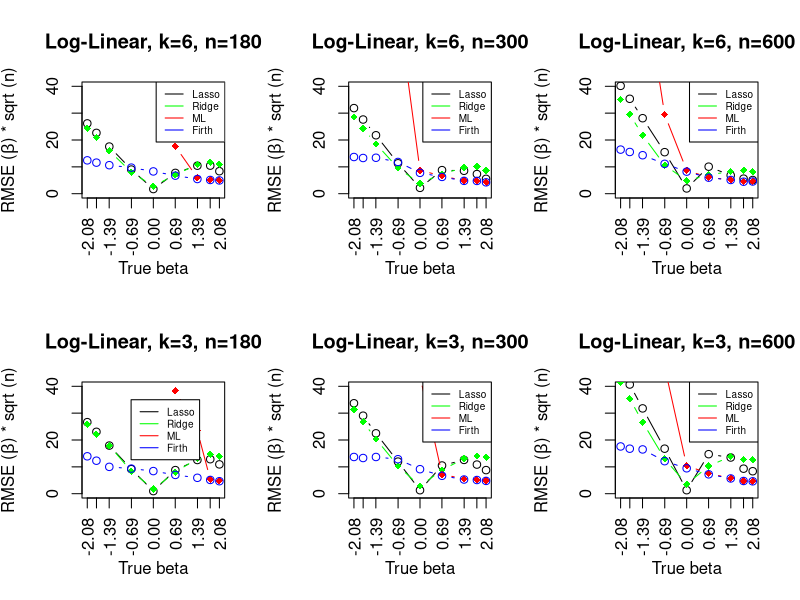
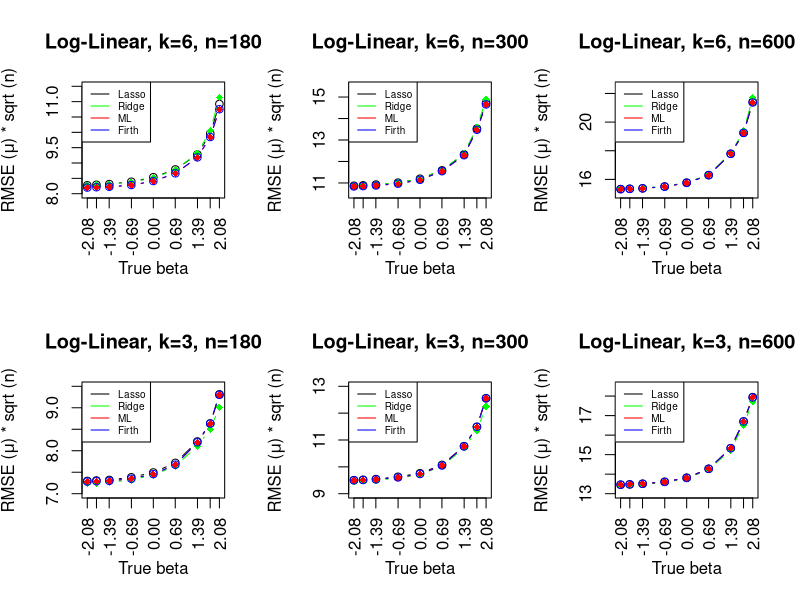
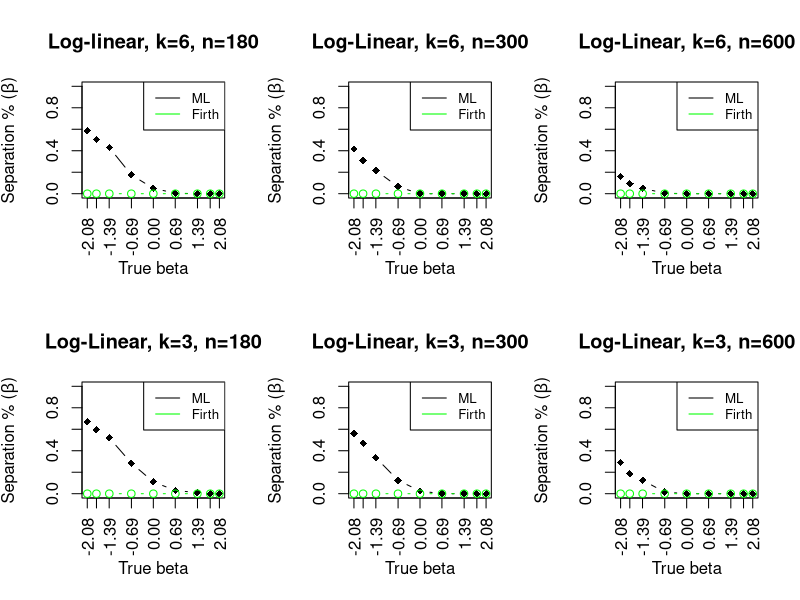
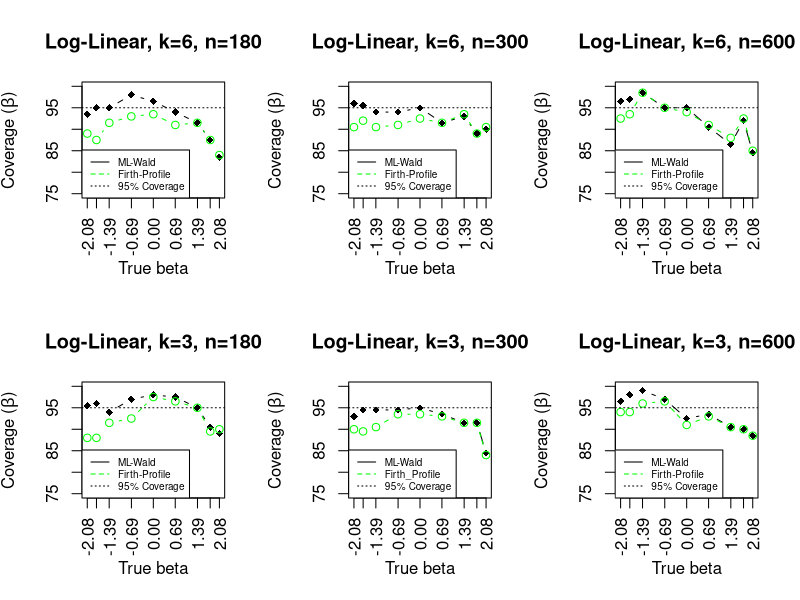

Generate these figures, in order, with R:
## 6 covariates 

## RMSE of beta 

par(mfrow=c(2,3)) ## adjust display format 
op <- par(cex = 1)  



x<-c(-log(8),-log(6),-log(4),-log(2),0,log(2),log(4),log(6),log(8))

## n=180
lasso.180<-c(1.951521,1.688144,1.308786,0.6700999,0.1291079,0.5775901,0.7772036,0.7792473,0.6247081)
lasso.180<-lasso.180*sqrt(180)

ridge.180<-c(1.818753,1.558985,1.190942,0.598318,0.2098724,0.5248908,0.8113468,0.8777425,0.816463)
ridge.180<-ridge.180*sqrt(180)

ml.180<-c(10.94889,10.37132,9.805062,6.520302,3.651975,1.315265,0.4392661,0.3906754,0.3748616)
ml.180<-ml.180*sqrt(180)

firth.180<-c(0.9260858,0.862477,0.7914552,0.7234598,0.6185161,0.5013887,0.4079031,0.3814964,0.3680849)

firth.180<-firth.180*sqrt(180)



plot(x, lasso.180,xaxt = 'n',
     type = "b",
     ylab = expression(paste("RMSE (", beta, ") * sqrt (n)")), xlab = "True beta",ylim=c(0,40),
     main="Log-Linear, k=6, n=180")
axis(side = 1, at = round(x,2),labels = T, las=2)

lines(x,ridge.180, type="b", col="green",pch=18)
lines(x,ml.180, type="b", col="red",pch=18)
lines(x,firth.180, type="b", col="blue")



legend("topright", legend=c("Lasso", "Ridge","ML","Firth"),
       col=c("black", "green","red","blue"), lty=1, cex=0.6)


## n=300

lasso.300<-c(1.840597,1.59505,1.256677,0.6542296,0.1258523,0.5067989,0.4927103,0.4226177,0.3196468)
lasso.300<-lasso.300*sqrt(300)

ridge.300<-c(1.652267,1.40442,1.071028,0.5515193,0.2188498,0.4260091,0.5599841,0.5872857,0.5001401)
ridge.300<-ridge.300*sqrt(300)

ml.300<-c(9.355085,8.234705,7.04526,4.051569,0.5027828,0.3816401,0.280859,0.2785617,0.2472425)
ml.300<-ml.300*sqrt(300)


firth.300<-c(0.7891212,0.7677962,0.773164,0.6825324,0.4484726,0.3611451,0.2764824,0.2747708,0.2447382)

firth.300<-firth.300*sqrt(300)




plot(x, lasso.300,xaxt = 'n',
     type = "b",
     ylab = expression(paste("RMSE (", beta, ") * sqrt (n)")), xlab = "True beta",ylim=c(0,40),
     main="Log-Linear, k=6, n=300")
axis(side = 1, at = round(x,2),labels = T, las=2)

lines(x,ridge.300, type="b", col="green",pch=18)
lines(x,ml.300, type="b", col="red",pch=18)
lines(x,firth.300, type="b", col="blue")

legend("topright", legend=c("Lasso", "Ridge","ML","Firth"),
       col=c("black", "green","red","blue"), lty=1, cex=0.6)



## n=300
lasso.600<-c(1.639666,1.442931,1.147951,0.6314358,0.08026556,0.4108446,0.2787678,0.2287978,0.20841)
lasso.600<-lasso.600*sqrt(600)


ridge.600<-c(1.430515,1.205621,0.8889029,0.4347767,0.1967256,0.2858243,0.3374195,0.3558793,0.3309832)
ridge.600<-ridge.600*sqrt(600)

ml.600<-c(5.708305,4.493684,3.355053,1.204839,0.3545048,0.2478855,0.2105742,0.1837783,0.1867422)
ml.600<-ml.600*sqrt(600)


firth.600<-c(0.6703805,0.6343368,0.5850425,0.4541827,0.3355766,0.2437896,0.2088764,0.1823625,0.1857431)

firth.600<-firth.600*sqrt(600)



plot(x, lasso.600,xaxt = 'n',
     type = "b",
     ylab = expression(paste("RMSE (", beta, ") * sqrt (n)")), xlab = "True beta",ylim=c(0,40),
     main="Log-Linear, k=6, n=600")
axis(side = 1, at = round(x,2),labels = T, las=2)

lines(x,ridge.600, type="b", col="green",pch=18)
lines(x,ml.600, type="b", col="red",pch=18)
lines(x,firth.600, type="b", col="blue")

legend("topright", legend=c("Lasso", "Ridge","ML","Firth"),
       col=c("black", "green","red","blue"), lty=1, cex=0.6)




## 3 cov

## n=180

lasso.3.180<-c(1.98606,1.717983,1.336171,0.6816057,0.07216356,0.6552978,0.9354728,0.9576737,0.8140383)
lasso.3.180<-lasso.3.180*sqrt(180)

ridge.3.180<-c(1.927907,1.650442,1.336171,0.6218575,0.1296607,0.5995575,0.9756769,1.100987,1.039788)
ridge.3.180<-ridge.3.180*sqrt(180)

ml.3.180<-c(11.54456,11.08543,10.60345,8.150372,5.214474,2.855684,1.74537,0.4018163,0.360323)

ml.3.180<-ml.3.180*sqrt(180)

firth.3.180<-c(1.038052,0.9161264,0.7452166,0.6964287,0.6279525,0.5215047,0.4413911,0.3824285,0.3469679)

firth.3.180<-firth.3.180*sqrt(180)

plot(x, lasso.3.180,xaxt = 'n',
     type = "b",
     ylab = expression(paste("RMSE (", beta, ") * sqrt (n)")), xlab = "True beta",ylim=c(0,40),
     main="Log-Linear, k=3, n=180")
axis(side = 1, at = round(x,2),labels = T, las=2)

lines(x,ridge.3.180, type="b", col="green",pch=18)
lines(x,ml.3.180, type="b", col="red",pch=18)
lines(x,firth.3.180, type="b", col="blue")

legend(x=-0.7,y=35, legend=c("Lasso", "Ridge","ML","Firth"),
       col=c("black", "green","red","blue"), lty=1, cex=0.6)






## n=300

lasso.3.300<-c(1.94478,1.677406,1.298329,0.6900919,0.07503481,0.6064059,0.7267909,0.6263405,0.5074553)

lasso.3.300<-lasso.3.300*sqrt(300)

ridge.3.300<-c(1.812329,1.54632,1.176331,0.5967442,0.1627048,0.51084,0.7530357,0.8124947,0.7844622)
ridge.3.300<-ridge.3.300*sqrt(300)

ml.3.300<-c(10.63361,9.938893,8.644796,5.50937,2.524626,0.4177478,0.3176088,0.300336,0.2808343)
ml.3.300<-ml.3.300*sqrt(300)  

firth.3.300<-c(0.7897217,0.7673883,0.7895687,0.7415265,0.5270728,0.3850911,0.3052473,0.2945172,0.2754725)

firth.3.300<-firth.3.300*sqrt(300)

plot(x, lasso.3.300,xaxt = 'n',
     type = "b",
     ylab = expression(paste("RMSE (", beta, ") * sqrt (n)")), xlab = "True beta",ylim=c(0,40),
     main="Log-Linear, k=3, n=300")
axis(side = 1, at = round(x,2),labels = T, las=2)

lines(x,ridge.3.300, type="b", col="green",pch=18)
lines(x,ml.3.300, type="b", col="red",pch=18)
lines(x,firth.3.300, type="b", col="blue")

legend("topright", legend=c("Lasso", "Ridge","ML","Firth"),
       col=c("black", "green","red","blue"), lty=1, cex=0.6)



## n=600

lasso.3.600<-c(1.885783,1.659992,1.297151,0.6845391,0.05340675,0.6009676,0.5502975,0.3805167,0.3417115)

lasso.3.600<-lasso.3.600*sqrt(600)

ridge.3.600<-c(1.691383,1.443162,1.087376,0.5296213,0.1432006,0.4212436,0.5651538,0.5225532,0.5190805)
ridge.3.600<-ridge.3.600*sqrt(600)

ml.3.600<-c(7.607963,6.191601,5.229121,1.929038,0.4255186,0.3080084,0.2359469,0.1951264,0.1898434)
ml.3.600<-ml.3.600*sqrt(600)

firth.3.600<-c(0.7183853,0.684366,0.6731771,0.4945807,0.3864485,0.2948048,0.232039,0.1932599,0.1885388)

firth.3.600<-firth.3.600*sqrt(600)

plot(x, lasso.3.600,xaxt = 'n',
     type = "b",
     ylab = expression(paste("RMSE (", beta, ") * sqrt (n)")), xlab = "True beta",ylim=c(0,40),
     main="Log-Linear, k=3, n=600")
axis(side = 1, at = round(x,2),labels = T, las=2)

lines(x,ridge.3.600, type="b", col="green",pch=18)
lines(x,ml.3.600, type="b", col="red",pch=18)
lines(x,firth.3.600, type="b", col="blue")

legend("topright", legend=c("Lasso", "Ridge","ML","Firth"),
       col=c("black", "green","red","blue"), lty=1, cex=0.6)





## prediction 

par(mfrow=c(2,3))
op <- par(cex = 1)  

## k=6, n=180

lasso.pred.180<-c(0.6167655,0.6180108,0.6197322,0.6253342,0.6364042,0.6552919,0.6915597,0.7421625,0.8141259)
lasso.pred.180<-lasso.pred.180*sqrt(180)

ridge.pred.180<-c(0.6165037,0.6174653,0.6190255,0.624207,0.6344532,0.654388,0.6943075,0.749159,0.8297187)

ridge.pred.180<-ridge.pred.180*sqrt(180)


ml.180.pred<-c(0.6105137,0.6113088,0.6125199,0.6166977,0.6264176,0.6453339,0.683846,0.7339486,0.8010129)

ml.180.pred<-ml.180.pred*sqrt(180)



firth.180.pred<-c(0.6112119,0.6119953,0.6131922,0.6173503,0.6270744,0.6458077,0.684537,0.7339578,0.8015367)

firth.180.pred<-firth.180.pred*sqrt(180)


plot(x, lasso.pred.180,xaxt = 'n',
     type = "b",
     ylab = expression(paste("RMSE (", mu, ") * sqrt (n)")), xlab = "True beta",ylim=c(8,11.5),
     main="Log-Linear, k=6, n=180")
axis(side = 1, at = round(x,2),labels = T, las=2)

lines(x,ridge.pred.180, type="b", col="green",pch=18)
lines(x,ml.180.pred, type="b", col="red",pch=18)
lines(x,firth.180.pred, type="b", col="blue")

legend("topleft", legend=c("Lasso", "Ridge","ML","Firth"),
       col=c("black", "green","red","blue"), lty=1, cex=0.6)




## n=300

lasso.pred.300<-c(0.6276931,0.6288101,0.630871,0.635966,0.6465364,0.6690924,0.7120395,0.7812715,0.8501484)
lasso.pred.300<-lasso.pred.300*sqrt(300)


ridge.300.pred<-c(0.6279504,0.6289258,0.6308899,0.6357701,0.6464081,0.6696472,0.7141291,0.7854641,0.8592142)
ridge.300.pred<-ridge.300.pred*sqrt(300)

ml.300.pred<-c(0.6254824,0.6263054,0.6280543,0.6328221,0.6432391,0.6664448,0.7094467,0.777982,0.8459875)
ml.300.pred<-ml.300.pred*sqrt(300)

firth.300.pred<-c(0.6257503,0.6265733,0.6283323,0.633094,0.6435211,0.6667279,0.7096567,0.7780466,0.8461794)

firth.300.pred<-firth.300.pred*sqrt(300)


plot(x, lasso.pred.300,xaxt = 'n',
     type = "b",
     ylab = expression(paste("RMSE (", mu, ") * sqrt (n)")), xlab = "True beta",ylim=c(10.5,15.5),
     main="Log-Linear, k=6, n=300")
axis(side = 1, at = round(x,2),labels = T, las=2)

lines(x,ridge.300.pred, type="b", col="green",pch=18)
lines(x,ml.300.pred, type="b", col="red",pch=18)
lines(x,firth.300.pred, type="b", col="blue")

legend("topleft", legend=c("Lasso", "Ridge","ML","Firth"),
       col=c("black", "green","red","blue"), lty=1, cex=0.6)



## n=600

lasso.pred.600<-c(0.6256692,0.6265166,0.6279266,0.6330774,0.6440701,0.6656779,0.7262896,0.7860189,0.8746135)
lasso.pred.600<-lasso.pred.600*sqrt(600)

ridge.600.pred<-c(0.62592,0.6267761,0.6281663,0.6331483,0.6439189,0.6660156,0.7282591,0.7912135,0.8859656)
ridge.600.pred<-ridge.600.pred*sqrt(600)

ml.600.pred<-c(0.6251527,0.6259881,0.6273379,0.632222,0.6430647,0.6649467,0.7260063,0.7857332,0.8723547)
ml.600.pred<-ml.600.pred*sqrt(600)

firth.600.pred<-c(0.6252237,0.6260574,0.6274077,0.6322883,0.643124,0.6650046,0.7260281,0.785756,0.8723685)

firth.600.pred<-firth.600.pred*sqrt(600)


plot(x, lasso.pred.600,xaxt = 'n',
     type = "b",
     ylab = expression(paste("RMSE (", mu, ") * sqrt (n)")), xlab = "True beta",ylim=c(15,22.5),
     main="Log-Linear, k=6, n=600")
axis(side = 1, at = round(x,2),labels = T, las=2)

lines(x,ridge.600.pred, type="b", col="green",pch=18)
lines(x,ml.600.pred, type="b", col="red",pch=18)
lines(x,firth.600.pred, type="b", col="blue")

legend("topleft", legend=c("Lasso", "Ridge","ML","Firth"),
       col=c("black", "green","red","blue"), lty=1, cex=0.6)


## 3 cov

## n=180 

lasso.3.180.pred<-c(0.5439532,0.5447126,0.5456482,0.5502619,0.5586602,0.5752378,0.6124174,0.6436472,0.6942317)
lasso.3.180.pred<-lasso.3.180.pred*sqrt(180)

ridge.3.180.pred<-c(0.5395017,0.5403556,0.5412608,0.5456192,0.5542744,0.5698122,0.6039592,0.6339982,0.6719321)
ridge.3.180.pred<-ridge.3.180.pred*sqrt(180)

ml.3.180.pred<-c(0.5424975,0.5431018,0.5437988,0.5474632,0.5555349,0.5718242,0.6107776,0.6429272,0.6929786)

ml.3.180.pred<-ml.3.180.pred*sqrt(180)

firth.3.180.pred<-c(0.542827,0.5434256,0.5440961,0.5477421,0.555802,0.5720601,0.6109335,0.6434584,0.6932382)

firth.3.180.pred<-firth.3.180.pred*sqrt(180)


plot(x, lasso.3.180.pred,xaxt = 'n',
     type = "b",
     ylab = expression(paste("RMSE (", mu, ") * sqrt (n)")), xlab = "True beta",ylim=c(7,9.5),
     main="Log-Linear, k=3, n=180")
axis(side = 1, at = round(x,2),labels = T, las=2)

lines(x,ridge.3.180.pred, type="b", col="green",pch=18)
lines(x,ml.3.180.pred, type="b", col="red",pch=18)
lines(x,firth.3.180.pred, type="b", col="blue")

legend("topleft", legend=c("Lasso", "Ridge","ML","Firth"),
       col=c("black", "green","red","blue"), lty=1, cex=0.6)




## n=300


lasso.3.300.pred<-c(0.5488095,0.5496099,0.5511314,0.5560729,0.5636432,0.5816168,0.6219746,0.6634612,0.724856)
lasso.3.300.pred<-lasso.3.300.pred*sqrt(300)

ridge.3.300.pred<-c(0.5461107,0.5469395,0.548444,0.5531773,0.5608797,0.578844,0.6178932,0.655098,0.7074968)
ridge.3.300.pred<-ridge.3.300.pred*sqrt(300)

ml.3.300.pred<-c(0.5483285,0.5489678,0.5502457,0.5544384,0.5618659,0.5801367,0.6212131,0.6632897,0.7247126)
ml.3.300.pred<-ml.3.300.pred*sqrt(300)

firth.3.300.pred<-c(0.5484496,0.5490901,0.5503751,0.5545798,0.5620078,0.5802509,0.6213297,0.6633732,0.7247565)

firth.3.300.pred<-firth.3.300.pred*sqrt(300)

plot(x, lasso.3.300.pred,xaxt = 'n',
     type = "b",
     ylab = expression(paste("RMSE (", mu, ") * sqrt (n)")), xlab = "True beta",ylim=c(9,13),
     main="Log-Linear, k=3, n=300")
axis(side = 1, at = round(x,2),labels = T, las=2)

lines(x,ridge.3.300.pred, type="b", col="green",pch=18)
lines(x,ml.3.300.pred, type="b", col="red",pch=18)
lines(x,firth.3.300.pred, type="b", col="blue")

legend("topleft", legend=c("Lasso", "Ridge","ML","Firth"),
       col=c("black", "green","red","blue"), lty=1, cex=0.6)




## n=600

lasso.3.600.pred<-c(0.5496023,0.5503662,0.5516439,0.5557748,0.5642962,0.5828889,0.6258584,0.6817309,0.7326397)
lasso.3.600.pred<-lasso.3.600.pred*sqrt(600)


ridge.3.600.pred<-c(0.5479561,0.5487726,0.5501178,0.5542606,0.5625228,0.5809841,0.6218456,0.6744877,0.7232791)
ridge.3.600.pred<-ridge.3.600.pred*sqrt(600)


ml.3.600.pred<-c(0.5493957,0.5501149,0.5512878,0.5552263,0.5635837,0.5826341,0.6257916,0.6816724,0.7320053)

ml.3.600.pred<-ml.3.600.pred*sqrt(600)

firth.3.600.pred<-c(0.5494307,0.5501505,0.5513237,0.5552595,0.563618,0.5826648,0.6258366,0.6816882,0.7320031)
firth.3.600.pred<-firth.3.600.pred*sqrt(600)

plot(x, lasso.3.600.pred,xaxt = 'n',
     type = "b",
     ylab = expression(paste("RMSE (", mu, ") * sqrt (n)")), xlab = "True beta",ylim=c(13,18.5),
     main="Log-Linear, k=3, n=600")
axis(side = 1, at = round(x,2),labels = T, las=2)

lines(x,ridge.3.600.pred, type="b", col="green",pch=18)
lines(x,ml.3.600.pred, type="b", col="red",pch=18)
lines(x,firth.3.600.pred, type="b", col="blue")

legend("topleft", legend=c("Lasso", "Ridge","ML","Firth"),
       col=c("black", "green","red","blue"), lty=1, cex=0.6)



## rep 200 separation


par(mfrow=c(2,3))
op <- par(cex = 1) 

## n=180
sep.180<-c(117,101,86,35,10,1,0,0,0)
sep.180<-sep.180/200

plot(x, sep.180,xaxt = 'n',
     type = "b", pch = 18,
     ylab = expression(paste("Separation % (", beta, ")")), xlab = "True beta", ylim = c(0,1),
     main="Log-linear, k=6, n=180")
axis(side = 1, at = round(x,2),labels = T, las=2)

sep.firth<-rep(0,9)
lines(x,sep.firth, type="b", col="green" )
legend("topright", legend=c("ML", "Firth"),
       col=c("black", "green"), lty=1, cex=0.8)

## n=300
sep.300<-c(83,62,43,13,0,0,0,0,0)
sep.300<-sep.300/200

plot(x, sep.300,xaxt = 'n',
     type = "b", pch = 18,
     ylab = expression(paste("Separation % (", beta, ")")), xlab = "True beta", ylim = c(0,1),
     main="Log-Linear, k=6, n=300")
axis(side = 1, at = round(x,2),labels = T, las=2)


lines(x,sep.firth, type="b", col="green" )
legend("topright", legend=c("ML", "Firth"),
       col=c("black", "green"), lty=1, cex=0.8)

## n=600
sep.600<-c(32,19,10,1,0,0,0,0,0)
sep.600<-sep.600/200

plot(x, sep.600,xaxt = 'n',
     type = "b", pch = 18,
     ylab = expression(paste("Separation % (", beta, ")")), xlab = "True beta", ylim = c(0,1),
     main="Log-Linear, k=6, n=600")
axis(side = 1, at = round(x,2),labels = T, las=2)


lines(x,sep.firth, type="b", col="green" )
legend("topright", legend=c("ML", "Firth"),
       col=c("black", "green"), lty=1, cex=0.8)


## 3 cov

## n=180

sep.3.180<-c(134,119,104,57,22,6,2,0,0)
sep.3.180<-sep.3.180/200

plot(x, sep.3.180,xaxt = 'n',
     type = "b", pch = 18,
     ylab = expression(paste("Separation % (", beta, ")")), xlab = "True beta", ylim = c(0,1),
     main="Log-Linear, k=3, n=180")
axis(side = 1, at = round(x,2),labels = T, las=2)


lines(x,sep.firth, type="b", col="green" )
legend("topright", legend=c("ML", "Firth"),
       col=c("black", "green"), lty=1, cex=0.8)


## n=300

sep.3.300<-c(112,94,67,25,5,0,0,0,0)
sep.3.300<-sep.3.300/200

plot(x, sep.3.300,xaxt = 'n',
     type = "b", pch = 18,
     ylab = expression(paste("Separation % (", beta, ")")), xlab = "True beta", ylim = c(0,1),
     main="Log-Linear, k=3, n=300")
axis(side = 1, at = round(x,2),labels = T, las=2)


lines(x,sep.firth, type="b", col="green" )
legend("topright", legend=c("ML", "Firth"),
       col=c("black", "green"), lty=1, cex=0.8)


## n=600

sep.3.600<-c(58,37,25,3,0,0,0,0,0)
sep.3.600<-sep.3.600/200


plot(x, sep.3.600,xaxt = 'n',
     type = "b", pch = 18,
     ylab = expression(paste("Separation % (", beta, ")")), xlab = "True beta", ylim = c(0,1),
     main="Log-Linear, k=3, n=600")
axis(side = 1, at = round(x,2),labels = T, las=2)


lines(x,sep.firth, type="b", col="green" )
legend("topright", legend=c("ML", "Firth"),
       col=c("black", "green"), lty=1, cex=0.8)




## Coverage 

par(mfrow=c(2,3))
op <- par(cex = 1) 

## n=180

cov.180<-c(0.935,0.95,0.95,0.98,0.965,0.94,0.915,0.875,0.835)
cov.180<-cov.180*100

plot(x, cov.180,xaxt = 'n',
     type = "b", pch = 18,
     ylab = expression(paste("Coverage (", beta, ")")), xlab = "True beta",ylim = c(75,100),
     main="Log-Linear, k=6, n=180")
axis(side = 1, at = round(x,2),labels = T, las=2)


cov.180.firth<-c(0.89,0.875,0.915,0.93,0.935,0.91,0.915,0.875,0.84)

cov.180.firth<-cov.180.firth*100

lines(x,cov.180.firth, type="b", col="green",lty=2)
abline(h = 95, lty=3)
legend("bottomleft", legend=c("ML-Wald", "Firth-Profile","95% Coverage"),
       col=c("black", "green"), lty=1:3, cex=0.6)


## n=300

cov.300<-c(0.96,0.955,0.94,0.94,0.95,0.915,0.93,0.89,0.9)
cov.300<-cov.300*100

plot(x, cov.300,xaxt = 'n',
     type = "b", pch = 18,
     ylab = expression(paste("Coverage (", beta, ")")), xlab = "True beta",ylim = c(75,100),
     main="Log-Linear, k=6, n=300")
axis(side = 1, at = round(x,2),labels = T, las=2)

cov.300.firth<-c(0.905,0.92,0.905,0.91,0.925,0.915,0.935,0.89,0.905)

cov.300.firth<-cov.300.firth*100


lines(x,cov.300.firth, type="b", col="green",lty=2)
abline(h = 95, lty=3)
legend("bottomleft", legend=c("ML-Wald", "Firth-Profile","95% Coverage"),
       col=c("black", "green"), lty=1:3, cex=0.6)



## n=600

cov.600<-c(0.965,0.97,0.985,0.95,0.95,0.905,0.865,0.92,0.845)

cov.600<-cov.600*100

plot(x, cov.600,xaxt = 'n',
     type = "b", pch = 18,
     ylab = expression(paste("Coverage (", beta, ")")), xlab = "True beta",ylim = c(75,100),
     main="Log-Linear, k=6, n=600")
axis(side = 1, at = round(x,2),labels = T, las=2)

cov.600.firth<-c(0.925,0.935,0.985,0.95,0.94,0.91,0.88,0.925,0.85)
cov.600.firth<-cov.600.firth*100

lines(x,cov.600.firth, type="b", col="green",lty=2)
abline(h = 95, lty=3)
legend("bottomleft", legend=c("ML-Wald", "Firth-Profile","95% Coverage"),
       col=c("black", "green"), lty=1:3, cex=0.6)



## 3 cov

## n=180

cov.3.180<-c(0.955,0.96,0.94,0.97,0.98,0.975,0.95,0.905,0.89)

cov.3.180<-cov.3.180*100


cov.3.firth.180<-c(0.88,0.88,0.915,0.925,0.975,0.965,0.95,0.895,0.9)

cov.3.firth.180<-cov.3.firth.180*100

plot(x, cov.3.180,xaxt = 'n',
     type = "b", pch = 18,
     ylab = expression(paste("Coverage (", beta, ")")), xlab = "True beta",ylim = c(75,100),
     main="Log-Linear, k=3, n=180")
axis(side = 1, at = round(x,2),labels = T, las=2)


lines(x,cov.3.firth.180, type="b", col="green",lty=2)
abline(h = 95, lty=3)
legend("bottomleft", legend=c("ML-Wald", "Firth-Profile","95% Coverage"),
       col=c("black", "green"), lty=1:3, cex=0.6)




## n=300

cov.3.300<-c(0.93,0.945,0.945,0.945,0.95,0.935,0.915,0.915,0.845)

cov.3.300<-cov.3.300*100

cov.3.firth.300<-c(0.9,0.895,0.905,0.935,0.935,0.93,0.915,0.915,0.84)

cov.3.firth.300<-cov.3.firth.300*100


plot(x, cov.3.300,xaxt = 'n',
     type = "b", pch = 18,
     ylab = expression(paste("Coverage (", beta, ")")), xlab = "True beta",ylim = c(75,100),
     main="Log-Linear, k=3, n=300")
axis(side = 1, at = round(x,2),labels = T, las=2)



lines(x,cov.3.firth.300, type="b", col="green",lty=2)
abline(h = 95, lty=3)
legend("bottomleft", legend=c("ML-Wald", "Firth_Profile","95% Coverage"),
       col=c("black", "green"), lty=1:3, cex=0.6)

## n=600

cov.3.600<-c(0.965,0.98,0.99,0.97,0.925,0.935,0.905,0.9,0.885)

cov.3.600<-cov.3.600*100



cov.3.firth.600<-c(0.94,0.94,0.96,0.965,0.91,0.93,0.905,0.9,0.885)

cov.3.firth.600<-cov.3.firth.600*100


plot(x, cov.3.600,xaxt = 'n',
     type = "b", pch = 18,
     ylab = expression(paste("Coverage (", beta, ")")), xlab = "True beta",ylim = c(75,100),
     main="Log-Linear, k=3, n=600")
axis(side = 1, at = round(x,2),labels = T, las=2)


lines(x,cov.3.firth.600, type="b", col="green",lty=2)
abline(h = 95, lty=3)
legend("bottomleft", legend=c("ML-Wald", "Firth-Profile","95% Coverage"),
       col=c("black", "green"), lty=1:3, cex=0.6)






